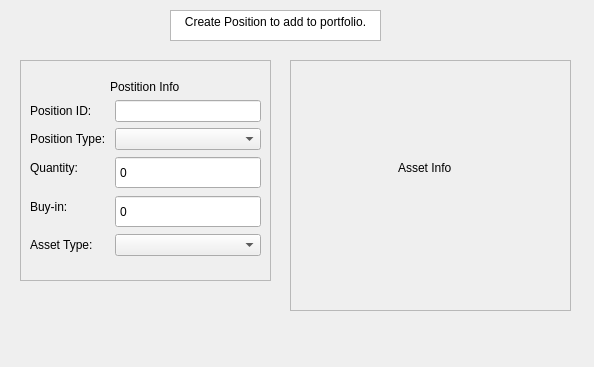
<?xml version="1.0" encoding="UTF-8"?>
<ui version="4.0">
 <class>AddPositionDialog</class>
 <widget class="QDialog" name="AddPositionDialog">
  <property name="geometry">
   <rect>
    <x>0</x>
    <y>0</y>
    <width>594</width>
    <height>367</height>
   </rect>
  </property>
  <property name="windowTitle">
   <string>Dialog</string>
  </property>
  <widget class="QTextBrowser" name="info_">
   <property name="geometry">
    <rect>
     <x>170</x>
     <y>10</y>
     <width>211</width>
     <height>31</height>
    </rect>
   </property>
   <property name="html">
    <string>&lt;!DOCTYPE HTML PUBLIC &quot;-//W3C//DTD HTML 4.0//EN&quot; &quot;http://www.w3.org/TR/REC-html40/strict.dtd&quot;&gt;
&lt;html&gt;&lt;head&gt;&lt;meta name=&quot;qrichtext&quot; content=&quot;1&quot; /&gt;&lt;meta charset=&quot;utf-8&quot; /&gt;&lt;style type=&quot;text/css&quot;&gt;
p, li { white-space: pre-wrap; }
hr { height: 1px; border-width: 0; }
li.unchecked::marker { content: &quot;\2610&quot;; }
li.checked::marker { content: &quot;\2612&quot;; }
&lt;/style&gt;&lt;/head&gt;&lt;body style=&quot; font-family:'Segoe UI'; font-size:9pt; font-weight:400; font-style:normal;&quot;&gt;
&lt;p align=&quot;center&quot; style=&quot; margin-top:0px; margin-bottom:0px; margin-left:0px; margin-right:0px; -qt-block-indent:0; text-indent:0px;&quot;&gt;Create Position to add to portfolio.&lt;/p&gt;&lt;/body&gt;&lt;/html&gt;</string>
   </property>
  </widget>
  <widget class="QFrame" name="frame">
   <property name="geometry">
    <rect>
     <x>290</x>
     <y>60</y>
     <width>281</width>
     <height>251</height>
    </rect>
   </property>
   <property name="frameShape">
    <enum>QFrame::Shape::StyledPanel</enum>
   </property>
   <property name="frameShadow">
    <enum>QFrame::Shadow::Raised</enum>
   </property>
   <widget class="QStackedWidget" name="asset_pages">
    <property name="geometry">
     <rect>
      <x>0</x>
      <y>0</y>
      <width>271</width>
      <height>231</height>
     </rect>
    </property>
    <property name="currentIndex">
     <number>1</number>
    </property>
    <widget class="QWidget" name="stock_page">
     <widget class="QWidget" name="verticalLayoutWidget_3">
      <property name="geometry">
       <rect>
        <x>20</x>
        <y>20</y>
        <width>231</width>
        <height>176</height>
       </rect>
      </property>
      <layout class="QVBoxLayout" name="verticalLayout_3">
       <item alignment="Qt::AlignmentFlag::AlignHCenter">
        <widget class="QLabel" name="stock_title">
         <property name="sizePolicy">
          <sizepolicy hsizetype="Expanding" vsizetype="Fixed">
           <horstretch>0</horstretch>
           <verstretch>0</verstretch>
          </sizepolicy>
         </property>
         <property name="text">
          <string>Stock Info</string>
         </property>
        </widget>
       </item>
       <item>
        <layout class="QFormLayout" name="formLayout_3">
         <item row="0" column="0">
          <widget class="QLabel" name="stock_ticker_label">
           <property name="text">
            <string>&lt;html&gt;&lt;head/&gt;&lt;body&gt;&lt;p&gt;Stock Ticker&lt;/p&gt;&lt;/body&gt;&lt;/html&gt;</string>
           </property>
          </widget>
         </item>
         <item row="0" column="1">
          <widget class="QLineEdit" name="stock_ticker_input"/>
         </item>
        </layout>
       </item>
      </layout>
     </widget>
    </widget>
    <widget class="QWidget" name="default_page">
     <widget class="QWidget" name="verticalLayoutWidget_4">
      <property name="geometry">
       <rect>
        <x>20</x>
        <y>20</y>
        <width>231</width>
        <height>176</height>
       </rect>
      </property>
      <layout class="QVBoxLayout" name="verticalLayout_4">
       <item alignment="Qt::AlignmentFlag::AlignHCenter">
        <widget class="QLabel" name="stock_title_2">
         <property name="sizePolicy">
          <sizepolicy hsizetype="Expanding" vsizetype="Fixed">
           <horstretch>0</horstretch>
           <verstretch>0</verstretch>
          </sizepolicy>
         </property>
         <property name="text">
          <string>Asset Info</string>
         </property>
        </widget>
       </item>
       <item>
        <layout class="QFormLayout" name="formLayout_4"/>
       </item>
      </layout>
     </widget>
    </widget>
   </widget>
  </widget>
  <widget class="QFrame" name="frame_2">
   <property name="geometry">
    <rect>
     <x>20</x>
     <y>60</y>
     <width>251</width>
     <height>221</height>
    </rect>
   </property>
   <property name="frameShape">
    <enum>QFrame::Shape::StyledPanel</enum>
   </property>
   <property name="frameShadow">
    <enum>QFrame::Shadow::Raised</enum>
   </property>
   <widget class="QWidget" name="verticalLayoutWidget_2">
    <property name="geometry">
     <rect>
      <x>10</x>
      <y>20</y>
      <width>231</width>
      <height>176</height>
     </rect>
    </property>
    <layout class="QVBoxLayout" name="verticalLayout_2">
     <item alignment="Qt::AlignmentFlag::AlignHCenter">
      <widget class="QLabel" name="position_info_label">
       <property name="sizePolicy">
        <sizepolicy hsizetype="Expanding" vsizetype="Fixed">
         <horstretch>0</horstretch>
         <verstretch>0</verstretch>
        </sizepolicy>
       </property>
       <property name="text">
        <string>Postition Info</string>
       </property>
      </widget>
     </item>
     <item>
      <layout class="QFormLayout" name="formLayout_2">
       <item row="0" column="0">
        <widget class="QLabel" name="position_id_label">
         <property name="text">
          <string>&lt;html&gt;&lt;head/&gt;&lt;body&gt;&lt;p&gt; Position ID: &lt;/p&gt;&lt;/body&gt;&lt;/html&gt;</string>
         </property>
        </widget>
       </item>
       <item row="0" column="1">
        <widget class="QLineEdit" name="position_id_input"/>
       </item>
       <item row="1" column="0">
        <widget class="QLabel" name="position_type_label">
         <property name="text">
          <string>Position Type: </string>
         </property>
        </widget>
       </item>
       <item row="2" column="0">
        <widget class="QLabel" name="quantity_label">
         <property name="text">
          <string>Quantity: </string>
         </property>
        </widget>
       </item>
       <item row="3" column="0">
        <widget class="QLabel" name="buy_in_label">
         <property name="text">
          <string>&lt;html&gt;&lt;head/&gt;&lt;body&gt;&lt;p&gt; Buy-in:   &lt;/p&gt;&lt;/body&gt;&lt;/html&gt;</string>
         </property>
        </widget>
       </item>
       <item row="4" column="0">
        <widget class="QLabel" name="assest_type_label">
         <property name="text">
          <string>Asset Type: </string>
         </property>
        </widget>
       </item>
       <item row="4" column="1">
        <widget class="QComboBox" name="asset_type_box">
         <property name="currentIndex">
          <number>-1</number>
         </property>
        </widget>
       </item>
       <item row="1" column="1">
        <widget class="QComboBox" name="position_type_box"/>
       </item>
       <item row="2" column="1">
        <widget class="QSpinBox" name="quantity_input">
         <property name="enabled">
          <bool>true</bool>
         </property>
         <property name="sizePolicy">
          <sizepolicy hsizetype="Expanding" vsizetype="Expanding">
           <horstretch>0</horstretch>
           <verstretch>0</verstretch>
          </sizepolicy>
         </property>
         <property name="buttonSymbols">
          <enum>QAbstractSpinBox::ButtonSymbols::NoButtons</enum>
         </property>
         <property name="maximum">
          <number>999999</number>
         </property>
        </widget>
       </item>
       <item row="3" column="1">
        <widget class="QSpinBox" name="buy_in_input">
         <property name="enabled">
          <bool>true</bool>
         </property>
         <property name="sizePolicy">
          <sizepolicy hsizetype="Expanding" vsizetype="Expanding">
           <horstretch>0</horstretch>
           <verstretch>0</verstretch>
          </sizepolicy>
         </property>
         <property name="buttonSymbols">
          <enum>QAbstractSpinBox::ButtonSymbols::NoButtons</enum>
         </property>
         <property name="maximum">
          <number>999999</number>
         </property>
        </widget>
       </item>
      </layout>
     </item>
    </layout>
   </widget>
  </widget>
  <widget class="QDialogButtonBox" name="buttonBox">
   <property name="geometry">
    <rect>
     <x>365</x>
     <y>320</y>
     <width>201</width>
     <height>24</height>
    </rect>
   </property>
   <property name="standardButtons">
    <set>QDialogButtonBox::StandardButton::NoButton</set>
   </property>
  </widget>
 </widget>
 <resources/>
 <connections/>
</ui>
